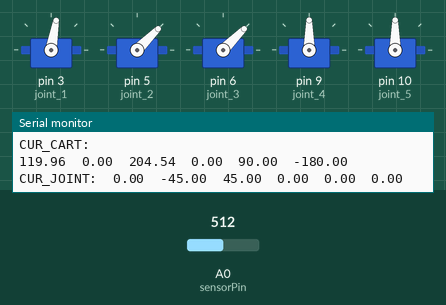
Simulated run of this sketch. Board: Arduino Uno, built with avr-gcc and run on an emulated ATmega328P. On the bench: 5 × servo, the last lines printed to the serial monitor. Inputs (shaded band) come from the test bench; at power-on: A0 (sensorPin) = 512.

Above: at 2.0 s.
2.1 s: A0 (sensorPin) set to 588
3.8 s: A0 (sensorPin) set to 614
At 8.2 s:
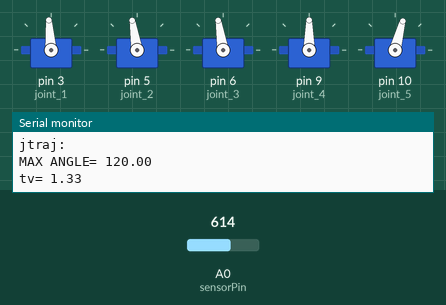
At 10.9 s:
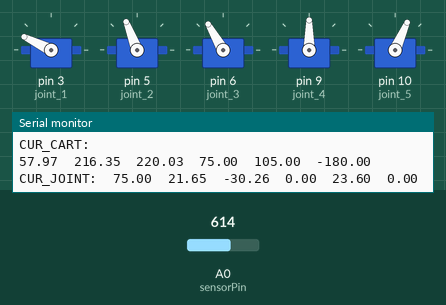
Timing chart, 0 to 14.4 s (numbered marks = the images above; inputs shaded):
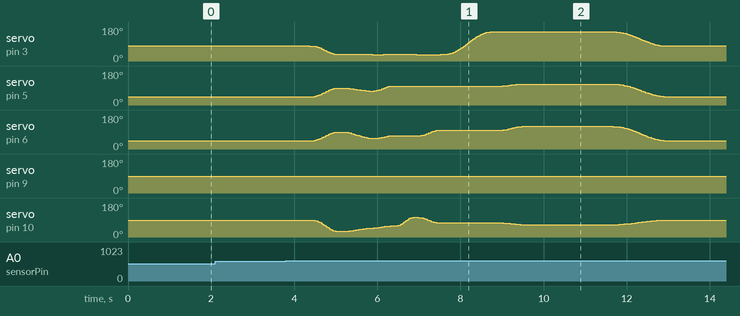

The sketch:

arm-robot.ino
```cpp
#include "kinematic.h"
#include <Servo.h>
int sensorPin = A0;
int sensorValue = 0;
bool down = true;
bool E_STOP = false;
int start = 0;
int stp=0;
joints_t cur_joint;
cart_t cur_cart;
homo_t cur_homo;
Servo joint_1, joint_2, joint_3, joint_4, joint_5, joint_6;
void setup() {
  // put your setup code here, to run once:
  Serial.begin(2000000);
  //  cur_cart.x = -100; cur_cart.y = 0;
  robot_home(); //初始
}

void loop() {
  sensorValue = analogRead(sensorPin);
  if (sensorValue > 600) {
    stp++;
    delay(50);
    if(stp>10){
     start=1;
     stp=0;
    }
  }
  if (start == 1) {
    start=0;
    j_a_move(tr_joint(-45, 0, 0, 0, 60, 0));
    delay(100);
    l_r_move(-17, 17, -35);//准备位置
    delay(10);
    l_r_move(30, -30, -18, 0.3);
    j_r_move(0, 0, 0, 0, -45, 0, 0.9);
    delay(10);
    l_r_move(0, 0, 50, 0.3);
    delay(10);
    j_r_move(120, 0, 0, 0, 0, 0, 0.9);
    delay(10);
    l_r_move(15*sin(15*PI/180), 15*cos(15*PI/180), 10, 0.1);
    delay(2000);

    j_a_move(tr_joint(0, -45, 45, 0, 0, 0), 0.5); //回归
    delay(20000);
  }
  if (E_STOP) {

    Serial.println("clear");
    delay(2000);
    clear_error();
  }
}
//关节绝对运动-DEFAULT
void j_a_move(joints_t joint) {
  if (!E_STOP) {
    dyn_t para;
    para.vel = 80;
    jtraj(tr_joint(joint.q1, joint.q2, joint.q3, joint.q4, joint.q5, joint.q6), para);
  }
}
//关节绝对运动-百分百速度-PERCENTAGE
void j_a_move(joints_t joint, double vel_prec) {
  if (!E_STOP) {
    dyn_t para;
    para.vel = 100 * vel_prec;
    jtraj(tr_joint(joint.q1, joint.q2, joint.q3, joint.q4, joint.q5, joint.q6), para);
  }
}
//关节绝对运动-详细参数
void j_a_move(joints_t joint, dyn_t para) {
  if (!E_STOP) {
    jtraj(tr_joint(joint.q1, joint.q2, joint.q3, joint.q4, joint.q5, joint.q6), para);
  }
}

//关节相对运动
void j_r_move(double j1, double j2, double j3, double j4, double j5, double j6) {
  if (!E_STOP) {
    dyn_t para;
    para.vel = 80;
    jtraj(tr_joint(cur_joint.q1 + j1, cur_joint.q2 + j2, cur_joint.q3 + j3, cur_joint.q4 + j4, cur_joint.q5 + j5, cur_joint.q6 + j6), para);
  }
}
//关节相对运动
void j_r_move(double j1, double j2, double j3, double j4, double j5, double j6, double vel_prec) {
  if (!E_STOP) {
    dyn_t para;
    para.vel = 100 * vel_prec;
    jtraj(tr_joint(cur_joint.q1 + j1, cur_joint.q2 + j2, cur_joint.q3 + j3, cur_joint.q4 + j4, cur_joint.q5 + j5, cur_joint.q6 + j6), para);
  }
}
//关节相对运动
void j_r_move(double j1, double j2, double j3, double j4, double j5, double j6, dyn_t para) {
  if (!E_STOP) {
    jtraj(tr_joint(cur_joint.q1 + j1, cur_joint.q2 + j2, cur_joint.q3 + j3, cur_joint.q4 + j4, cur_joint.q5 + j5, cur_joint.q6 + j6), para);
  }
}

/*-------------------Linear直线运动----------------------- */
/*----绝对运动----*/
//直线绝对运动-DEFAULT
void l_a_move(cart_t cart) {
  if (!E_STOP) {
    dyn_t para = {50, 80, 800};
    ctraj(tr_cart(cart.x, cart.y, cart.z , cart.a, cart.b, cart.c), para);
  }
}
//直线绝对运动-百分百速度-PERCENTAGE
void l_a_move(cart_t cart, double vel_prec) {
  if (!E_STOP) {
    if (vel_prec < 0.01)vel_prec = 0.01;
    dyn_t para;
    double ref_x = cart.x - cur_cart.x;
    double ref_y = cart.y - cur_cart.y;
    double ref_z = cart.z - cur_cart.z;
    double s = sqrt(ref_x * ref_x + ref_y * ref_y + ref_z * ref_z);
    para.vel = 500 * vel_prec;
    double T = s / (para.vel * (0.5 + 0.333 * vel_prec));
    para.acc = para.vel / ((0.5 - 0.333 * vel_prec) * T);
    ctraj(tr_cart(cart.x, cart.y, cart.z , cart.a, cart.b, cart.c), para);
  }
}
//直线绝对运动-详细参数
void l_a_move(cart_t cart, dyn_t para) {
  if (!E_STOP) {
    ctraj(tr_cart(cart.x, cart.y, cart.z , cart.a, cart.b, cart.c), para);
  }
}
/*----相对运动----*/
//直线相对运动-默认速度-DEFAULT
void l_r_move(double ref_x, double ref_y, double ref_z) {
  if (!E_STOP) {
    dyn_t para = {50, 80, 800};
    ctraj(tr_cart(cur_cart.x + ref_x, cur_cart.y + ref_y, cur_cart.z + ref_z , cur_cart.a, cur_cart.b, cur_cart.c), para);
  }
}

//直线相对运动-百分百速度-PERCENTAGE
void l_r_move(double ref_x, double ref_y, double ref_z, double vel_prec) {
  if (!E_STOP) {
    if (vel_prec < 0.01)vel_prec = 0.01;
    dyn_t para;
    double s = sqrt(ref_x * ref_x + ref_y * ref_y + ref_z * ref_z);
    para.vel = 500 * vel_prec;
    double T = s / (para.vel * (0.5 + 0.333 * vel_prec));
    para.acc = para.vel / ((0.5 - 0.333 * vel_prec) * T);
    ctraj(tr_cart(cur_cart.x + ref_x, cur_cart.y + ref_y, cur_cart.z + ref_z , cur_cart.a, cur_cart.b, cur_cart.c), para);
  }
}
//直线相对运动-详细参数
void l_r_move(double ref_x, double ref_y, double ref_z, dyn_t para) {
  if (!E_STOP) {
    ctraj(tr_cart(cur_cart.x + ref_x, cur_cart.y + ref_y, cur_cart.z + ref_z , cur_cart.a, cur_cart.b, cur_cart.c), para);
  }
}
/*------------------------------------------------------- */
void c_r_move(double r, int clockwise, double angle ) {
  if (!E_STOP) {
    joints_t qt;
    angle = angle * PI / 180;
    double ndiv = 100;
    double rx, ry, t;
    unsigned long time_s;
    for (double i = 0; i < ndiv + 1; i = i + 1) {
      time_s = micros();
      t = i / ndiv;
      rx = r * cos(angle * t);
      ry = r * sin(angle * t);
      qt = c_ikine(tr_cart(cur_cart.x + rx - r, cur_cart.y + ry, cur_cart.z , cur_cart.a, cur_cart.b, cur_cart.c));
      setJoints(qt);
      while (micros() - time_s < 30000);
    }
    set_current_coord(qt);
  }
}

//圆弧绝对运动
void c_a_move(cart_t end_p, cart_t aux_p) {
  if (!E_STOP) {
    joints_t qt;
    double a1 = cur_cart.x, b1 = cur_cart.y;
    double a2 = end_p.x, b2 = end_p.y;
    double a3 = aux_p.x, b3 = aux_p.y;
    double k1, k2, D, E, F, R, x0, y0;
    k1 = (a2 * a2 + b2 * b2 - a1 * a1 - b1 * b1) * (a3 - a1) - (a3 * a3 + b3 * b3 - a1 * a1 - b1 * b1) * (a2 - a1);
    k2 = (b3 - b1) * (a2 - a1) - (b2 - b1) * (a3 - a1);
    E = k1 / k2;
    if (fabs(a2 - a1) < 0.001) {
      k1 = -(b3 - b1) * E - (a3 * a3 + b3 * b3 - a1 * a1 - b1 * b1);
      k2 = a3 - a1;
    }
    else {
      k1 = -(b2 - b1) * E - (a2 * a2 + b2 * b2 - a1 * a1 - b1 * b1);
      k2 = a2 - a1;
    }
    D = k1 / k2;
    F = E * b1 - a1 * a1 - b1 * b1 - D * a1;
    R = 0.5 * sqrt(D * D + E * E - 4 * F);
    x0 = -0.5 * D; y0 = -0.5 * E;
    double n1, n2, n3, i, th,  dx, dy, nx = 50.0;
    n1 = atan2(b1 - y0, a1 - x0);
    n2 = atan2(b2 - y0, a2 - x0);
    n3 = atan2(b3 - y0, a3 - x0);
    unsigned long time_s;
    for (i = 0; i < nx; i = i + 1.0) {
      time_s = micros();
      if ((n3 > n2 && n3 < n1) || (n3 < n2 && n3 > n1)) {
        th = n1 + (n2 - n1) * i / (nx - 1);
      }
      else if (n1 < n2) {
        th = n1 + (n2 - n1 - 2 * PI) * i / (nx - 1);
      }
      else {
        th = n1 + (n2 - n1 + 2 * PI) * i / (nx - 1);
      }
      dx = R * cos(th) + x0;
      dy = R * sin(th) + y0;
      qt = c_ikine(tr_cart(dx, dy, cur_cart.z , cur_cart.a, cur_cart.b, cur_cart.c));
      setJoints(qt);
      //           Serial.println("JTRAJ:  "); Serial.print(qt.q1); Serial.print("  "); Serial.print(qt.q2); Serial.print("  "); Serial.print(qt.q3); Serial.print("  ");
      //    Serial.print(qt.q4); Serial.print("  "); Serial.print(qt.q5); Serial.print("  "); Serial.println(qt.q6);
      while (micros() - time_s < 30000);
    }
    set_current_coord(qt);
  }
}

//关节参数转换（6AXIS-joints_t）
joints_t tr_joint(double j1, double j2, double j3, double j4, double j5, double j6) {
  joints_t rt = {j1, j2, j3, j4, j5, j6};
  return rt;
}
//笛卡尔参数转换
cart_t tr_cart(double x, double y, double z, double a, double b, double c) {
  cart_t rt = {x, y, z, a, b, c};
  return rt;
}

void robot_home() {
  joint_1.attach(3);
  joint_1.write(0 + 80);
  delay(200);
  joint_2.attach(5);
  joint_2.write((-45) + 90);
  delay(200);
  joint_3.attach(6);
  joint_3.write(-(45) + 90);
  delay(200);
  joint_4.attach(9);
  joint_4.write(0 + 90);
  delay(200);
  joint_5.attach(10);
  joint_5.write(0 + 90);
  set_current_coord(tr_joint(0, -45, 45, 0, 0, 0));
}

void clear_error() {
  E_STOP = false;
  j_a_move(tr_joint(0, -45, 45, 0, 0, 0));
}

//转动六个关节
int setJoints(joints_t arr) {
  double j1,  j2,  j3,  j4,  j5,  j6;
  j1 = (int)(arr.q1 + 80); j2 = (int)(arr.q2 + 90); j3 = (int)(-arr.q3 + 90); j4 = (int)(arr.q4 + 90); j5 = (int)(-arr.q5 + 90); j6 = (int)(arr.q6 + 90);
  if (!E_STOP && (arr.q1 > 80 || arr.q1 < -80 || arr.q2 > 80 || arr.q2 < -50 || arr.q3 > 50 || arr.q3 < -80 || arr.q4 > 85 || arr.q4 < -85 || arr.q5 > 90 || arr.q5 < -90)) {
    Serial.println("ERROR!");
    if (arr.q1 > 80 || arr.q1 < -80)Serial.println("J1 ERROR!");
    if (arr.q2 > 80 || arr.q2 < -50)Serial.println("J2 ERROR!");
    if ( arr.q3 > 50 || arr.q3 < -80)Serial.println("J3 ERROR!");
    if (arr.q4 > 89 || arr.q4 < -89)Serial.println("J4 ERROR!");
    if (arr.q5 > 90 || arr.q5 < -90)Serial.println("J5 ERROR!");
    Serial.print("s:"); Serial.print(arr.q1); Serial.print(","); Serial.print(arr.q2); Serial.print(","); Serial.print(arr.q3); Serial.print(",");
    Serial.print(arr.q4); Serial.print(","); Serial.print(arr.q5); Serial.print(","); Serial.println(arr.q6);
    E_STOP = true;
    return -1;
  }
  if (!E_STOP) {
    joint_1.write(j1);
    joint_2.write(j2);
    joint_3.write(j3);
    joint_4.write(j4);
    joint_5.write(j5);
    joint_6.write(j6);
    cur_joint.q1 = arr.q1; cur_joint.q2 = arr.q2; cur_joint.q3 = arr.q3; cur_joint.q4 = arr.q4; cur_joint.q5 = arr.q5; cur_joint.q6 = arr.q6;
    //    Serial.print("s:"); Serial.print(cur_joint.q1); Serial.print(","); Serial.print(cur_joint.q2); Serial.print(","); Serial.print(cur_joint.q3); Serial.print(",");
    //    Serial.print(cur_joint.q4); Serial.print(","); Serial.print(cur_joint.q5); Serial.print(","); Serial.println(cur_joint.q6);
  }
  return 1;
}

void jtraj(joints_t arr1, dyn_t dyn_para) {
  Serial.println("jtraj:");
  //double tv = dyn_para.div_n;
  //unsigned long dtime = (unsigned long)(20000.0 - dyn_para.vel * 10000.0);
  joints_t arr0 = cur_joint;
  double dtq1 = arr1.q1 - arr0.q1;
  double dtq2 = arr1.q2 - arr0.q2;
  double dtq3 = arr1.q3 - arr0.q3;
  double dtq4 = arr1.q4 - arr0.q4;
  double dtq5 = arr1.q5 - arr0.q5;
  double dtq6 = arr1.q6 - arr0.q6;
  double maxAngle = max(max(max(fabs(dtq1), fabs(dtq2)), fabs(dtq3)), max(max(fabs(dtq4), fabs(dtq5)), fabs(dtq6)));
  Serial.print("MAX ANGLE= "); Serial.println(maxAngle);
  double tv = maxAngle / dyn_para.vel;
  Serial.print("tv= "); Serial.println(tv);
  joints_t qt;
  setJoints(arr0);
  double t;
  unsigned long time_s;
  for (double i = 0; i < tv - 0.01; i = i + 0.01) {
    time_s = micros();
    t = i / (tv - 0.01);
    qt.q1 = pow(t, 5) * 6 * (arr1.q1 - arr0.q1) + pow(t, 4) * (-15) * (arr1.q1 - arr0.q1) + pow(t, 3) * 10 * (arr1.q1 - arr0.q1) + arr0.q1;
    qt.q2 = pow(t, 5) * 6 * (arr1.q2 - arr0.q2) + pow(t, 4) * (-15) * (arr1.q2 - arr0.q2) + pow(t, 3) * 10 * (arr1.q2 - arr0.q2) + arr0.q2;
    qt.q3 = pow(t, 5) * 6 * (arr1.q3 - arr0.q3) + pow(t, 4) * (-15) * (arr1.q3 - arr0.q3) + pow(t, 3) * 10 * (arr1.q3 - arr0.q3) + arr0.q3;
    qt.q4 = pow(t, 5) * 6 * (arr1.q4 - arr0.q4) + pow(t, 4) * (-15) * (arr1.q4 - arr0.q4) + pow(t, 3) * 10 * (arr1.q4 - arr0.q4) + arr0.q4;
    qt.q5 = pow(t, 5) * 6 * (arr1.q5 - arr0.q5) + pow(t, 4) * (-15) * (arr1.q5 - arr0.q5) + pow(t, 3) * 10 * (arr1.q5 - arr0.q5) + arr0.q5;
    qt.q6 = pow(t, 5) * 6 * (arr1.q6 - arr0.q6) + pow(t, 4) * (-15) * (arr1.q6 - arr0.q6) + pow(t, 3) * 10 * (arr1.q6 - arr0.q6) + arr0.q6;
    if (setJoints(qt) == -1) {
      return;
    }
    while (micros() - time_s < 10000);
    //Serial.println(micros() - time_s);
  }
  set_current_coord(qt);
}

void ctraj(cart_t c1, dyn_t dyn_para) {
  Serial.println("ctraj:");
  cart_t c0 = cur_cart;   //起始坐标为当前坐标
  joints_t joints;
  double q0[3] = {c0.x, c0.y, c0.z}; double q1[3] = {c1.x, c1.y, c1.z};
  double vi = dyn_para.vel;//60; //mm/s
  double ai = dyn_para.acc;//400; //mm/s^2
  double path = sqrt((q1[0] - q0[0]) * (q1[0] - q0[0]) + (q1[1] - q0[1]) * (q1[1] - q0[1]) + (q1[2] - q0[2]) * (q1[2] - q0[2]));  //总路程
  double tv = (path / vi + vi / ai); //总耗时
  //  Serial.print("Distance = "); Serial.println(path);
  //  Serial.print("Tims = "); Serial.println(tv);
  double tb = (vi / ai) ;   //加速时间
  if (tb > 0.5 * tv) { //加速太慢
    tb = 0.5 * tv;
  }
  double tf = tv - 0.01;  //减去10ms
  //  Serial.print("YB = "); Serial.println(tb);
  double v[3] = {vi*(q1[0] - q0[0]) / path , vi*(q1[1] - q0[1]) / path , vi*(q1[2] - q0[2]) / path };
  double a[3] = {ai*(q1[0] - q0[0]) / path ,  ai*(q1[1] - q0[1]) / path ,  ai*(q1[2] - q0[2]) / path };
  double s[3];
  unsigned long time_s;
  for (double i = 0; i < tv ; i = i + 0.01) {
    time_s = micros();
    if (i <= tb) {  //加速段
      s[0] = q0[0] + 0.5 * a[0] * i * i;  //X
      s[1] = q0[1] + 0.5 * a[1] * i * i;  //Y
      s[2] = q0[2] + 0.5 * a[2] * i * i;  //Z
    }
    else if (i <= (tv - tb)) {  //匀速段
      s[0] = (q1[0] + q0[0] - v[0] * tf) / 2 + v[0] * i;
      s[1] = (q1[1] + q0[1] - v[1] * tf) / 2 + v[1] * i;
      s[2] = (q1[2] + q0[2] - v[2] * tf) / 2 + v[2] * i;
    }
    else {    //减速段
      s[0] = q1[0] - a[0] / 2 * tf * tf + a[0] * tf * i - a[0] / 2 * i * i;
      s[1] = q1[1] - a[1] / 2 * tf * tf + a[1] * tf * i - a[1] / 2 * i * i;
      s[2] = q1[2] - a[2] / 2 * tf * tf + a[2] * tf * i - a[2] / 2 * i * i;
    }
    c0.x = s[0]; c0.y = s[1]; c0.z = s[2];
    joints = c_ikine(c0);
    if (setJoints(joints) == -1)
      return;
    while (micros() - time_s < 10000);
    //Serial.println(micros() - time_s);
  }
  set_current_coord(joints);
}
```

kinematic.h
```cpp
#include "types.h"
#include <Arduino.h>
typedef struct joints_s joints_t;
typedef struct cart_s cart_t;
typedef struct vetor_s vetor_t; //定义三维向量类型
typedef struct matrix3d_s matrix3d_t; //定义三维矩阵类型
typedef struct homo_s homo_t;//定义其次矩阵类型
typedef struct dyn_s dyn_t;
const double a1 = 10.5, a2 = 104, a3 = 26, d1 = 105, d4 = 98, d6 = 85;  //DH_parameter
matrix3d_t eul2r(double a, double b, double c) ;
cart_t tr2eul(homo_t T);
joints_t m_ikine(homo_t h_matrix);
joints_t c_ikine(cart_t pos);
homo_t fkine(joints_t a);
void set_current_coord(joints_t a);
```

types.h
```cpp
struct joints_s{
  double q1;
  double q2;
  double q3;
  double q4;
  double q5;
  double q6;
};

struct cart_s{
  double x;
  double y;
  double z;
  double a;
  double b;
  double c;
};
//三维向量
struct vetor_s{
  double vx;
  double vy;
  double vz;
};

//三维矩阵
struct matrix3d_s{
  vetor_s n;
  vetor_s o;
  vetor_s a;
};

//其次矩阵
struct homo_s{
  double x;
  double y;
  double z;
  matrix3d_s r_matrix;
};

struct dyn_s{
  double div_n;
  double vel;
  double acc;
};
/* backup code
  Serial.print("CUR_JOINT:  "); Serial.print(cur_joint.q1); Serial.print("  "); Serial.print(cur_joint.q2); Serial.print("  "); Serial.print(cur_joint.q3); Serial.print("  ");
  Serial.print(cur_joint.q4); Serial.print("  "); Serial.print(cur_joint.q5); Serial.print("  "); Serial.println(cur_joint.q6);
  Serial.println("CUR_HOMO:  ");
  Serial.print(cur_homo.r_matrix.n.vx); Serial.print("  "); Serial.print(cur_homo.r_matrix.o.vx); Serial.print("  "); Serial.print(cur_homo.r_matrix.a.vx); Serial.print("  "); Serial.println(cur_homo.x);
  Serial.print(cur_homo.r_matrix.n.vy); Serial.print("  "); Serial.print(cur_homo.r_matrix.o.vy); Serial.print("  "); Serial.print(cur_homo.r_matrix.a.vy); Serial.print("  "); Serial.println(cur_homo.y);
  Serial.print(cur_homo.r_matrix.n.vz); Serial.print("  "); Serial.print(cur_homo.r_matrix.o.vz); Serial.print("  "); Serial.print(cur_homo.r_matrix.a.vz); Serial.print("  "); Serial.println(cur_homo.z);
  Serial.println("CUR_CART:  ");
  Serial.print(cur_cart.x); Serial.print("  "); Serial.print(cur_cart.y); Serial.print("  "); Serial.print(cur_cart.z); Serial.print("  ");
  Serial.print(cur_cart.a); Serial.print("  "); Serial.print(cur_cart.b); Serial.print("  "); Serial.println(cur_cart.c);
  Serial.println("^^^^^^^^^^^^^^^^^^^^^^^^^^^^^^^^^^^^^^^^^^^^^^^^^^^^^^^^");

     Serial.println("JTRAJ:  "); Serial.print(qt.q1); Serial.print("  "); Serial.print(qt.q2); Serial.print("  "); Serial.print(qt.q3); Serial.print("  ");
    Serial.print(qt.q4); Serial.print("  "); Serial.print(qt.q5); Serial.print("  "); Serial.println(qt.q6);


  Serial.println("jg  ");
  Serial.print(n11); Serial.print("  "); Serial.print(n12); Serial.print("  "); Serial.print(n13); Serial.print("  "); Serial.println(n14);
  Serial.print(n21); Serial.print("  "); Serial.print(n22); Serial.print("  "); Serial.print(n23); Serial.print("  "); Serial.println(n24);
  Serial.print(n31); Serial.print("  "); Serial.print(n32); Serial.print("  "); Serial.print(n33); Serial.print("  "); Serial.println(n34);
*/
```

Source omitted: kinematic.cpp (9034 bytes)

Measured:
- the behaviour switches between 600 and 601 on A0 (sensorPin) (found by bisection; images 0 and 1)
- after the input at 2.1 s, every drawn part: stays the same
- after the input at 3.8 s, servo on pin 9 (joint_4): 90° → 89° after 3.1 s, → 90° 0.30 s later
